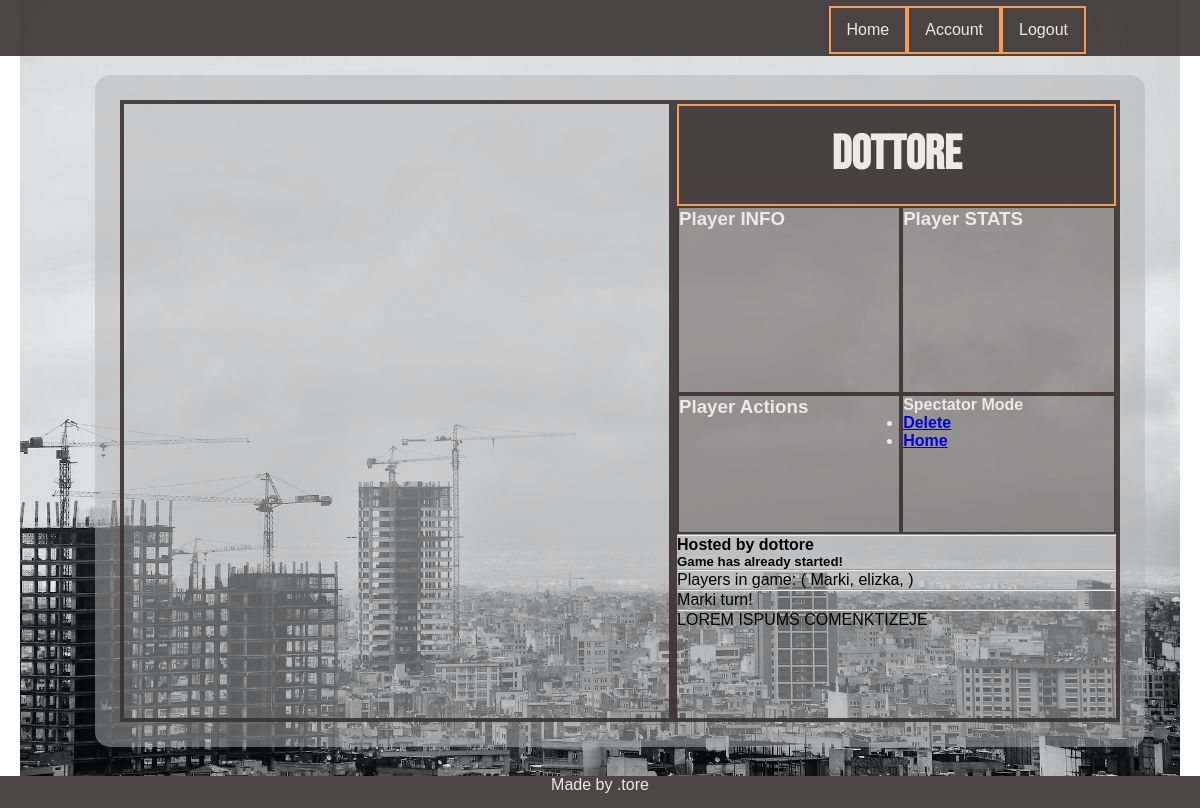
The page /game/2/ (signed in) on the database as committed earlier.
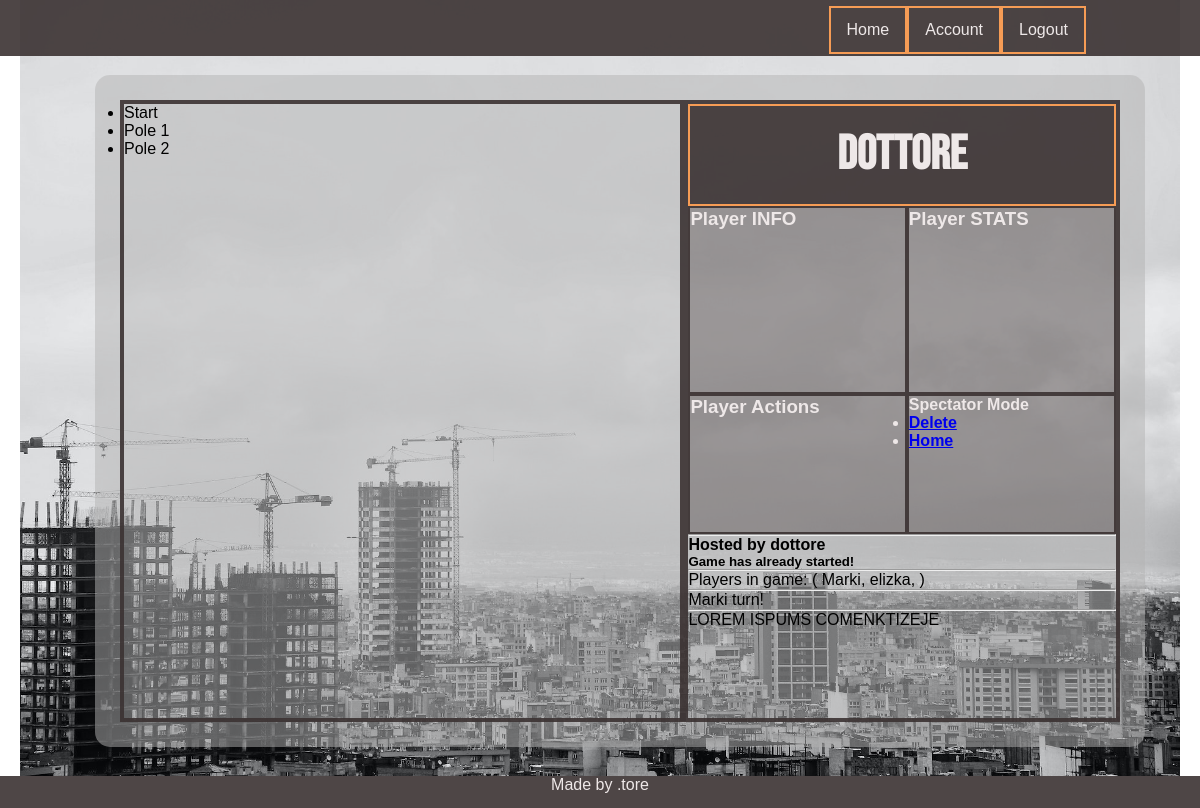
The same page on the database as committed later.
### game/models.py (models this page shows, shortened)
class Game(models.Model):
    name = models.CharField(max_length=150)
    host = models.CharField(max_length=10)
    is_played = models.BooleanField(default=False)
    max_players = models.IntegerField(default=4)
    who_is_ready = models.ManyToManyField(Player, related_name="guys_ready", blank=True)
    who_is_playing = models.ManyToManyField(Player, related_name="guys_playing", blank=True)
    turn = models.IntegerField(default=1)
    turn_of_player = models.ForeignKey(Player, on_delete=models.CASCADE, related_name='czyja_tura', blank=True,
                                       null=True)
    @property
    def players_ready(self):
        return list(self.who_is_ready.all())
    @property
    def players_playing(self):
        return list(self.who_is_playing.all())

class Field(models.Model):
    nr = models.IntegerField(default = None, blank = True, null = True)
    name = models.CharField(max_length=150)
    owner = models.ForeignKey(Player, on_delete=models.CASCADE, related_name='fieldOwner', null=True, default=None, blank=True)
    typeof = models.ForeignKey(FieldType, on_delete=models.CASCADE, related_name='typeOfField', null=True, default= None, blank=True)
    price = models.IntegerField(default=100)
    grade = models.IntegerField(default=1)

### player/models.py (models this page shows)
class Player(models.Model):
    name = models.ForeignKey(User,on_delete=models.CASCADE,related_name='player_name')
    parent= models.CharField(max_length = 10)
    nick = models.CharField(max_length=10 )
    in_game= models.BooleanField(default = False)
    money = models.IntegerField(default=150)
    position = models.IntegerField(default=1)
    tossed_dice= models.BooleanField(default=False)
    description = models.TextField(max_length = 300, null = True)
    def __str__(self):
        return self.nick

### game/views.py (the view)
# urls.py: path('<int:id>/', detail, name = 'detail'),
@login_required
def detail(request, id):
    game = Game.objects.get(pk=id)
    player = Player.objects.get(parent=request.user.username)
    fields = Field.objects.all
    args = {'game': game, 'players_ready': game.players_ready, 'players_playing':game.players_playing,
            'player_in_game':player in game.players_playing, 'fields':fields}
    return render(request, 'game/detail.html', args)

### templates/game/detail.html (shortened to what this page needs)
{% extends 'base.html' %}
{% load static %}
{% block css %}
<link rel="stylesheet" href="{% static 'css/detail.css' %}">
{% endblock %}
{% block content %}
    <section class="game_section game_section_board">
        <ul>
        {%for field in fields %}
       <li> {{field.name}}</li>
        {% endfor %}
        </ul>
    </section>
    <section class = "game_section game_section_sidebar">
        <div class="game_section_sidebar_top">
            <article class="sidebar_top__sidebar_header">
                <h2>Dottore</h2>
            </article>
            <article class="sidebar_top__player_info __sidebar_item">
                <h3>Player INFO</h2>
            </article>
            <article class="sidebar_top__game_stats __sidebar_item">
                <h3>Player STATS</h2>
            </article>
            <article class="sidebar_top__game_actions __sidebar_item">
                <h3>Player Actions</h3>
            </article>
            <article class="sidebar_top__global_actions  __sidebar_item">
            <ul>
                {% if player_in_game %}
                <li><a href ="{% url 'game_end' game.id%}"><h4></h4>End Game</h4></a></li>
                <li><a href ="{% url 'game_leave' game.id%}"><h4>Leave Game</h4></a></li>
                {% elif  game.is_played %}
                <h4>Spectator Mode</h4>
                    {% else %}
                    <li><button class="action_item __start">Start Game</button></li>
                    <li><button class="action_item __ready" > Ready</button></li>
                    {% endif %}
                    {% if user.username == game.host %}
                <li class="action_item"><a href ="{% url 'delete_gam' game.id%}"><h4>Delete</h4></a></li>
                    {% endif %}
                <li class="action_item"><a href ="{% url 'home'%}"><h4>Home</h4></a></li>
            </ul>
        </article>
        </div>
        <hr>
        <div class="game_section_sidebar_bottom">
            <h4>Hosted by {{game.host}}</h4>
            {% if game.is_played %}
            <h5 class = "notification-item">Game has already started!</h5>
                {% else %}
            <h5 class  = "notification-item">Game hasn't started yet.</h5>
                {% endif %}
            <hr>
                {% if game.is_played %}
            <p>Players in game: (
                {% for player in players_playing %}
                {{player}},
                {% endfor %})
            </p>
            <hr>
            <ul>
                {{game.turn_of_player}} turn!
                    {% else %}
                <li>Players Ready :{{game.how_many_players_ready}} ({% for player in players_ready %}{{player}},</li>
                    {% endfor %})
                <li>Max Players: {{game.max_players}}</li>
                    {% endif %}
            </ul>
            <hr>
            <p class="notification-item">LOREM ISPUMS COMENKTIZEJE<p>
        </div>
    </section>
</div>
{% endblock %}

### templates/base.html (shortened to what this page needs)
{% load static %}
<!doctype html>
<html class="no-js" lang="en-en">
    <head>
        <link rel="stylesheet" href="{% static 'css/main.css' %}">
        {% block css %}
        {% endblock %}
</head>
<body>
   <nav class="navbar">
        <ul class ='navbar-list'>
            <li><a class="navbar-item" href="/">Home</a></li>
                {% if user.is_authenticated %}
            <li><a class="navbar-item" href="{% url 'player_account' user.username "pusty"%}">Account</a></li>
            <li><a class="navbar-item" href="{% url 'player_logout' %}">Logout</a></li>
                {% else %}
            <li><a class="navbar-item" href="{% url 'player_login' %}"> Login </a> </li>
                {% endif %}
            </ul>
        </nav>
        <div class ="bg">
            <section class='s_main'>
                <div class="content-container">
                    {% block content %}
                    {% endblock %}
                 </div>
    <footer>
        Made by .tore
    </footer>
</body>
</html>

### static/css/main.css (style rules this page uses)
* { padding: 0; margin: 0; box-sizing: border-box; }
body { font-family: "Noto Sans JP", sans-serif; overflow: hidden; }
:root { --main-bg-color: hsla(0, 0%, 70%, 50%); --main-bars-color: rgba(59, 50, 50, 0.9); --main-color-alpha: rgba(39, 26, 26, 0.3); --main-gold-border: #f69c55; --font-color: rgb(238, 232, 232); }
.navbar { position: absolute; height: 7vh; width: 100%; background-color: var(--main-bars-color); color: var(--font-color); }
.navbar-list { position: absolute; display: flex; list-style: none; right: 10vw; height: 6vh; }
.navbar-item { display: flex; justify-content: center; align-items: center; height: 100%; width: 100%; border: 2px solid var(--main-gold-border); color: var(--font-color); text-decoration: none; margin: 6px; padding: 10px; font-weight: 400; z-index: 10; cursor: pointer; }
.s_main { position: relative; height: 97vh; width: 100vw; padding: 50px; }
.bg { height: 100%; background: url(city_bg.jpg); background-size: cover; margin: 0 20px; }
.content-container { margin: 25px; padding: 25px; height: 84vh; background-color: var(--main-bg-color); border-radius: 15px; }
footer { position: absolute; height: 4vh; width: 100vw; color: var(--font-color); background-color: var(--main-bars-color); text-align: center; }

### static/css/detail.css (style rules this page uses)
.content-container { display: grid; grid-template-areas: "board board board sidebar"; }
.game_section { height: 100%; border: 4px solid var(--main-bars-color); }
.game_section_board { grid-area: board; }
.game_section_sidebar { grid-area: sidebar; }
.game_section_sidebar_top { display: grid; grid-template-areas: "sidebar_header sidebar_header" "player_info game_stats" "player_info game_stats" "player_info game_stats" "player_info game_stats" "game_actions global_actions" "game_actions global_actions"; height: 70%; }
.sidebar_top__sidebar_header { display: flex; align-items: center; justify-content: center; grid-area: sidebar_header; background-color: var(--main-bars-color); border: 2px solid var(--main-gold-border); font-family: "Bebas Neue", cursive; font-size: 2em; color: var(--font-color); text-align: center; }
.sidebar_top__player_info { height: 30%; grid-area: player_info; }
.sidebar_top__game_stats { height: 30%; grid-area: game_stats; }
.sidebar_top__game_actions { height: 20%; grid-area: game_actions; }
.sidebar_top__global_actions { height: 20%; grid-area: global_actions; }
.__sidebar_item { height: 100%; border: 2px solid var(--main-bars-color); background-color: var(--main-color-alpha); color: var(--font-color); }

Rows that differ between the two databases and show on the page:
added Field: name "Start"
added Field: name "Pole 1"
added Field: name "Pole 2"
